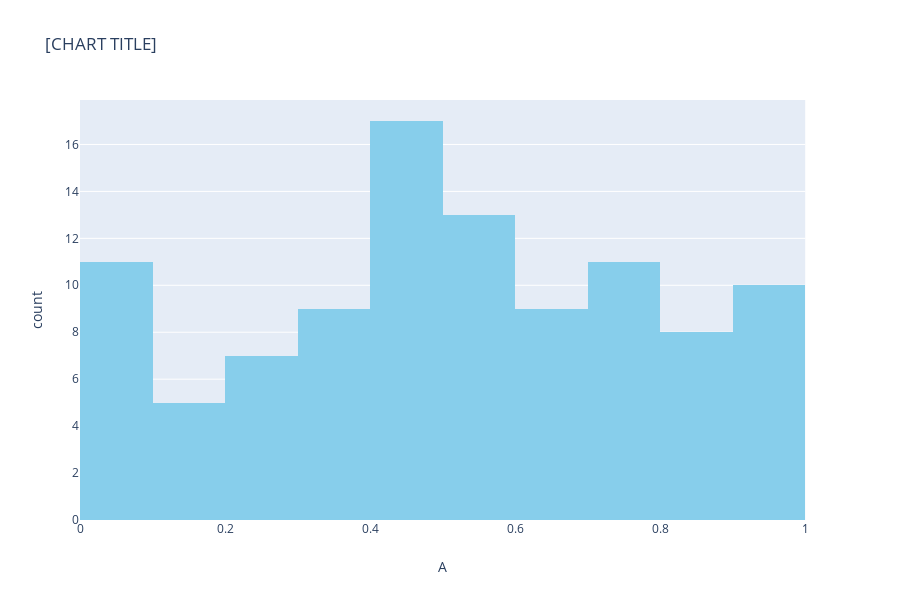

The cell this chart's notebook holds for it:
### Code cell
fig = create_histogram(test_data, 'A', c=["skyblue"])

### Figure 1 — Plotly figure (JSON) as saved in the notebook; plotly's stock layout.template omitted (floating-point values rounded to 4 significant figures)
{"data": [{"alignmentgroup": "True", "bingroup": "x", "hoverlabel": {"namelength": 0}, "hovertemplate": "A=%{x}<br>count=%{y}", "legendgroup": "", "marker": {"color": "skyblue"}, "name": "", "nbinsx": 10, "offsetgroup": "", "orientation": "v", "showlegend": false, "type": "histogram", "x": [0.09566, 0.7672, 0.5071, 0.4466, 0.06113, 0.2176, 0.7275, 0.4083, 0.2411, 0.6883, 0.8961, 0.514, 0.3889, 0.5239, 0.8991, 0.5827, 0.932, 0.4528, 0.7216, 0.4883, 0.7619, 0.5404, 0.7855, 0.9095, 0.3153, 0.486, 0.9106, 0.9757, 0.8795, 0.7908, 0.005991, 0.1903, 0.1269, 0.7321, 0.877, 0.5867, 0.9879, 0.4252, 0.4128, 0.4204, 0.957, 0.02724, 0.8242, 0.5971, 0.9215, 0.4373, 0.4585, 0.553, 0.08534, 0.7254, 0.5585, 0.7377, 0.07859, 0.2945, 0.293, 0.369, 0.188, 0.7556, 0.005019, 0.6277, 0.4271, 0.6408, 0.3279, 0.3775, 0.6914, 0.3956, 0.6346, 0.3082, 0.5304, 0.1792, 0.6736, 0.9266, 0.8723, 0.2861, 0.6984, 0.5432, 0.4357, 0.3509, 0.8262, 0.677, 0.285, 0.4393, 0.0423, 0.422, 0.9789, 0.005471, 0.9539, 0.1378, 0.4162, 0.7896, 0.06328, 0.4497, 0.5316, 0.08951, 0.5448, 0.8199, 0.3995, 0.6522, 0.2111, 0.4017], "xaxis": "x", "yaxis": "y"}], "layout": {"barmode": "relative", "height": 600, "legend": {"tracegroupgap": 0}, "title": {"text": "[CHART TITLE]"}, "xaxis": {"anchor": "y", "domain": [0, 0.98], "title": {"text": "A"}}, "yaxis": {"anchor": "x", "domain": [0, 1], "title": {"text": "count"}}}}
